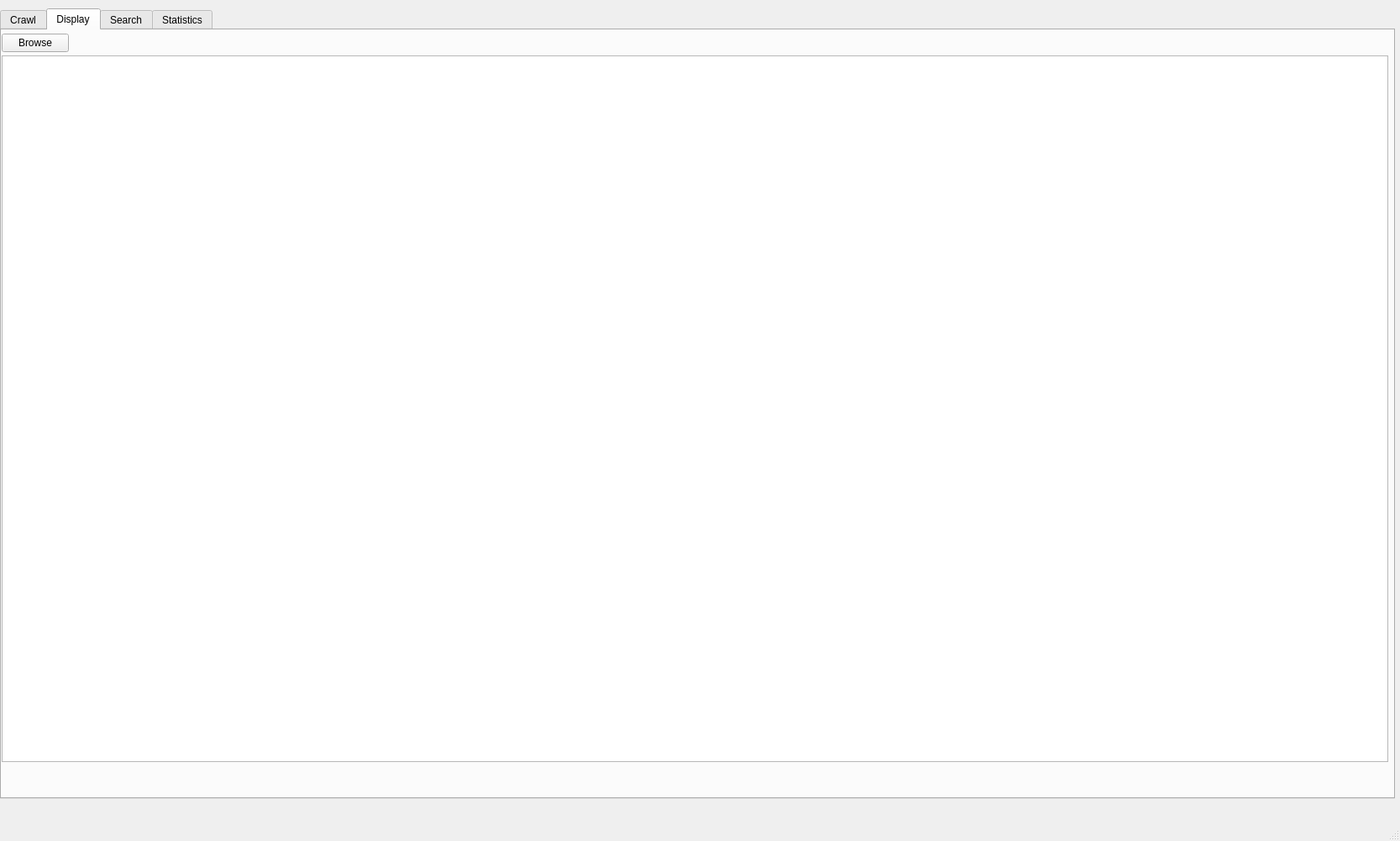
<?xml version="1.0" encoding="UTF-8"?>
<ui version="4.0">
 <class>MainWindow</class>
 <widget class="QMainWindow" name="MainWindow">
  <property name="geometry">
   <rect>
    <x>0</x>
    <y>0</y>
    <width>1667</width>
    <height>1001</height>
   </rect>
  </property>
  <property name="windowTitle">
   <string>MainWindow</string>
  </property>
  <widget class="QWidget" name="centralwidget">
   <widget class="QTabWidget" name="Tab">
    <property name="geometry">
     <rect>
      <x>0</x>
      <y>10</y>
      <width>1661</width>
      <height>941</height>
     </rect>
    </property>
    <property name="currentIndex">
     <number>1</number>
    </property>
    <widget class="QWidget" name="tab">
     <attribute name="title">
      <string>Crawl</string>
     </attribute>
     <widget class="QWidget" name="verticalLayoutWidget">
      <property name="geometry">
       <rect>
        <x>0</x>
        <y>0</y>
        <width>119</width>
        <height>171</height>
       </rect>
      </property>
      <layout class="QVBoxLayout" name="verticalLayout">
       <item>
        <widget class="QLabel" name="label">
         <property name="text">
          <string>First Keyword</string>
         </property>
        </widget>
       </item>
       <item>
        <widget class="QLabel" name="label_2">
         <property name="text">
          <string>Second Keyword</string>
         </property>
        </widget>
       </item>
       <item>
        <widget class="QLabel" name="label_3">
         <property name="text">
          <string>Website source</string>
         </property>
        </widget>
       </item>
      </layout>
     </widget>
     <widget class="QPushButton" name="crawlTab_btnClick">
      <property name="geometry">
       <rect>
        <x>0</x>
        <y>320</y>
        <width>93</width>
        <height>28</height>
       </rect>
      </property>
      <property name="text">
       <string>Crawl</string>
      </property>
     </widget>
     <widget class="QWidget" name="horizontalLayoutWidget_12">
      <property name="geometry">
       <rect>
        <x>210</x>
        <y>50</y>
        <width>571</width>
        <height>71</height>
       </rect>
      </property>
      <layout class="QHBoxLayout" name="horizontalLayout_12">
       <item>
        <widget class="QLineEdit" name="lineEdit_2"/>
       </item>
      </layout>
     </widget>
     <widget class="QWidget" name="horizontalLayoutWidget_11">
      <property name="geometry">
       <rect>
        <x>210</x>
        <y>0</y>
        <width>571</width>
        <height>51</height>
       </rect>
      </property>
      <layout class="QHBoxLayout" name="horizontalLayout_11">
       <item>
        <widget class="QLineEdit" name="lineEdit"/>
       </item>
      </layout>
     </widget>
     <widget class="QWidget" name="horizontalLayoutWidget">
      <property name="geometry">
       <rect>
        <x>0</x>
        <y>170</y>
        <width>781</width>
        <height>31</height>
       </rect>
      </property>
      <layout class="QHBoxLayout" name="horizontalLayout">
       <item>
        <widget class="QRadioButton" name="radioButton_2">
         <property name="text">
          <string>CNA</string>
         </property>
        </widget>
       </item>
       <item>
        <widget class="QRadioButton" name="radioButton_3">
         <property name="text">
          <string>The Guardian</string>
         </property>
        </widget>
       </item>
       <item>
        <widget class="QRadioButton" name="radioButton">
         <property name="text">
          <string>Twitter</string>
         </property>
        </widget>
       </item>
      </layout>
     </widget>
     <widget class="QWidget" name="horizontalLayoutWidget_2">
      <property name="geometry">
       <rect>
        <x>0</x>
        <y>250</y>
        <width>781</width>
        <height>31</height>
       </rect>
      </property>
      <layout class="QHBoxLayout" name="horizontalLayout_2">
       <item>
        <widget class="QRadioButton" name="radioButton_7">
         <property name="text">
          <string>300</string>
         </property>
        </widget>
       </item>
       <item>
        <widget class="QRadioButton" name="radioButton_6">
         <property name="text">
          <string>600</string>
         </property>
        </widget>
       </item>
       <item>
        <widget class="QRadioButton" name="radioButton_12">
         <property name="text">
          <string>900</string>
         </property>
        </widget>
       </item>
       <item>
        <widget class="QRadioButton" name="radioButton_8">
         <property name="text">
          <string>1200</string>
         </property>
        </widget>
       </item>
       <item>
        <widget class="QRadioButton" name="radioButton_5">
         <property name="text">
          <string>1500</string>
         </property>
        </widget>
       </item>
      </layout>
     </widget>
     <widget class="QWidget" name="verticalLayoutWidget_2">
      <property name="geometry">
       <rect>
        <x>0</x>
        <y>200</y>
        <width>781</width>
        <height>51</height>
       </rect>
      </property>
      <layout class="QVBoxLayout" name="verticalLayout_2">
       <item>
        <widget class="QLabel" name="label_4">
         <property name="text">
          <string>Number of pages to crawl</string>
         </property>
        </widget>
       </item>
      </layout>
     </widget>
     <widget class="QWidget" name="horizontalLayoutWidget_3">
      <property name="geometry">
       <rect>
        <x>0</x>
        <y>280</y>
        <width>781</width>
        <height>31</height>
       </rect>
      </property>
      <layout class="QHBoxLayout" name="horizontalLayout_3">
       <item>
        <widget class="QRadioButton" name="radioButton_9">
         <property name="text">
          <string>1800</string>
         </property>
        </widget>
       </item>
       <item>
        <widget class="QRadioButton" name="radioButton_10">
         <property name="text">
          <string>2100</string>
         </property>
        </widget>
       </item>
       <item>
        <widget class="QRadioButton" name="radioButton_11">
         <property name="text">
          <string>2400</string>
         </property>
        </widget>
       </item>
       <item>
        <widget class="QRadioButton" name="radioButton_13">
         <property name="text">
          <string>2700</string>
         </property>
        </widget>
       </item>
       <item>
        <widget class="QRadioButton" name="radioButton_14">
         <property name="text">
          <string>3000</string>
         </property>
        </widget>
       </item>
      </layout>
     </widget>
    </widget>
    <widget class="QWidget" name="tab_2">
     <attribute name="title">
      <string>Display</string>
     </attribute>
     <widget class="QWidget" name="horizontalLayoutWidget_4">
      <property name="geometry">
       <rect>
        <x>0</x>
        <y>0</y>
        <width>1651</width>
        <height>31</height>
       </rect>
      </property>
      <layout class="QHBoxLayout" name="horizontalLayout_4">
       <item>
        <widget class="QPushButton" name="displayTab_browseClick">
         <property name="text">
          <string>Browse</string>
         </property>
        </widget>
       </item>
       <item>
        <spacer name="horizontalSpacer">
         <property name="orientation">
          <enum>Qt::Horizontal</enum>
         </property>
         <property name="sizeHint" stdset="0">
          <size>
           <width>40</width>
           <height>20</height>
          </size>
         </property>
        </spacer>
       </item>
      </layout>
     </widget>
     <widget class="QTableView" name="tableView">
      <property name="geometry">
       <rect>
        <x>0</x>
        <y>30</y>
        <width>1651</width>
        <height>841</height>
       </rect>
      </property>
     </widget>
     <widget class="QLabel" name="label_11">
      <property name="geometry">
       <rect>
        <x>1480</x>
        <y>880</y>
        <width>171</width>
        <height>31</height>
       </rect>
      </property>
      <property name="text">
       <string/>
      </property>
     </widget>
    </widget>
    <widget class="QWidget" name="tab_3">
     <attribute name="title">
      <string>Search</string>
     </attribute>
     <widget class="QWidget" name="verticalLayoutWidget_6">
      <property name="geometry">
       <rect>
        <x>210</x>
        <y>0</y>
        <width>571</width>
        <height>81</height>
       </rect>
      </property>
      <layout class="QVBoxLayout" name="verticalLayout_6">
       <item>
        <widget class="QLineEdit" name="lineEdit_3"/>
       </item>
       <item>
        <widget class="QLineEdit" name="lineEdit_4"/>
       </item>
      </layout>
     </widget>
     <widget class="QWidget" name="verticalLayoutWidget_3">
      <property name="geometry">
       <rect>
        <x>0</x>
        <y>0</y>
        <width>160</width>
        <height>161</height>
       </rect>
      </property>
      <layout class="QVBoxLayout" name="verticalLayout_3">
       <item>
        <widget class="QLabel" name="label_5">
         <property name="text">
          <string>First Keyword</string>
         </property>
        </widget>
       </item>
       <item>
        <widget class="QLabel" name="label_6">
         <property name="text">
          <string>Second Keyword</string>
         </property>
        </widget>
       </item>
       <item>
        <widget class="QLabel" name="label_7">
         <property name="text">
          <string>Browse first csv file</string>
         </property>
        </widget>
       </item>
       <item>
        <widget class="QLabel" name="label_8">
         <property name="text">
          <string>Browse second csv file</string>
         </property>
        </widget>
       </item>
      </layout>
     </widget>
     <widget class="QWidget" name="horizontalLayoutWidget_9">
      <property name="geometry">
       <rect>
        <x>210</x>
        <y>120</y>
        <width>571</width>
        <height>41</height>
       </rect>
      </property>
      <layout class="QHBoxLayout" name="horizontalLayout_9">
       <item>
        <widget class="QPushButton" name="searchTab_secondCsvBrowseClick">
         <property name="text">
          <string>Browse</string>
         </property>
        </widget>
       </item>
       <item>
        <spacer name="horizontalSpacer_6">
         <property name="orientation">
          <enum>Qt::Horizontal</enum>
         </property>
         <property name="sizeHint" stdset="0">
          <size>
           <width>40</width>
           <height>20</height>
          </size>
         </property>
        </spacer>
       </item>
      </layout>
     </widget>
     <widget class="QWidget" name="horizontalLayoutWidget_8">
      <property name="geometry">
       <rect>
        <x>210</x>
        <y>80</y>
        <width>571</width>
        <height>41</height>
       </rect>
      </property>
      <layout class="QHBoxLayout" name="horizontalLayout_8">
       <item>
        <widget class="QPushButton" name="searchTab_firstCsvBrowseClick">
         <property name="text">
          <string>Browse</string>
         </property>
        </widget>
       </item>
       <item>
        <spacer name="horizontalSpacer_5">
         <property name="orientation">
          <enum>Qt::Horizontal</enum>
         </property>
         <property name="sizeHint" stdset="0">
          <size>
           <width>40</width>
           <height>20</height>
          </size>
         </property>
        </spacer>
       </item>
      </layout>
     </widget>
     <widget class="QTableView" name="tableView_2">
      <property name="geometry">
       <rect>
        <x>0</x>
        <y>160</y>
        <width>1651</width>
        <height>341</height>
       </rect>
      </property>
     </widget>
     <widget class="QTableView" name="tableView_4">
      <property name="geometry">
       <rect>
        <x>0</x>
        <y>540</y>
        <width>1651</width>
        <height>341</height>
       </rect>
      </property>
     </widget>
     <widget class="QLabel" name="label_9">
      <property name="geometry">
       <rect>
        <x>1541</x>
        <y>500</y>
        <width>111</width>
        <height>39</height>
       </rect>
      </property>
      <property name="text">
       <string/>
      </property>
     </widget>
     <widget class="QLabel" name="label_10">
      <property name="geometry">
       <rect>
        <x>1531</x>
        <y>880</y>
        <width>121</width>
        <height>39</height>
       </rect>
      </property>
      <property name="text">
       <string/>
      </property>
     </widget>
    </widget>
    <widget class="QWidget" name="tab_4">
     <attribute name="title">
      <string>Statistics</string>
     </attribute>
     <widget class="QWidget" name="verticalLayoutWidget_4">
      <property name="geometry">
       <rect>
        <x>0</x>
        <y>0</y>
        <width>229</width>
        <height>71</height>
       </rect>
      </property>
      <layout class="QVBoxLayout" name="verticalLayout_4">
       <item>
        <widget class="QLabel" name="label_12">
         <property name="text">
          <string>Top 10 Retweets and Favourites</string>
         </property>
        </widget>
       </item>
       <item>
        <widget class="QLabel" name="label_13">
         <property name="text">
          <string>Top 10 Retweets and Favourites</string>
         </property>
        </widget>
       </item>
      </layout>
     </widget>
     <widget class="QWidget" name="horizontalLayoutWidget_7">
      <property name="geometry">
       <rect>
        <x>210</x>
        <y>80</y>
        <width>571</width>
        <height>31</height>
       </rect>
      </property>
      <layout class="QHBoxLayout" name="horizontalLayout_7">
       <item>
        <widget class="QPushButton" name="statisticsTab_clearClick">
         <property name="text">
          <string>Clear All</string>
         </property>
        </widget>
       </item>
       <item>
        <spacer name="horizontalSpacer_4">
         <property name="orientation">
          <enum>Qt::Horizontal</enum>
         </property>
         <property name="sizeHint" stdset="0">
          <size>
           <width>40</width>
           <height>20</height>
          </size>
         </property>
        </spacer>
       </item>
      </layout>
     </widget>
     <widget class="QTableView" name="tableView_3">
      <property name="geometry">
       <rect>
        <x>0</x>
        <y>110</y>
        <width>1651</width>
        <height>761</height>
       </rect>
      </property>
     </widget>
     <widget class="QWidget" name="horizontalLayoutWidget_5">
      <property name="geometry">
       <rect>
        <x>210</x>
        <y>0</y>
        <width>571</width>
        <height>31</height>
       </rect>
      </property>
      <layout class="QHBoxLayout" name="horizontalLayout_5">
       <item>
        <widget class="QPushButton" name="statisticsTab_firstCsvBrowseClick">
         <property name="text">
          <string>Browse</string>
         </property>
        </widget>
       </item>
       <item>
        <spacer name="horizontalSpacer_2">
         <property name="orientation">
          <enum>Qt::Horizontal</enum>
         </property>
         <property name="sizeHint" stdset="0">
          <size>
           <width>40</width>
           <height>20</height>
          </size>
         </property>
        </spacer>
       </item>
      </layout>
     </widget>
     <widget class="QWidget" name="horizontalLayoutWidget_6">
      <property name="geometry">
       <rect>
        <x>210</x>
        <y>40</y>
        <width>571</width>
        <height>31</height>
       </rect>
      </property>
      <layout class="QHBoxLayout" name="horizontalLayout_6">
       <item>
        <widget class="QPushButton" name="statisticsTab_secondCsvBrowseClick">
         <property name="text">
          <string>Browse</string>
         </property>
        </widget>
       </item>
       <item>
        <spacer name="horizontalSpacer_3">
         <property name="orientation">
          <enum>Qt::Horizontal</enum>
         </property>
         <property name="sizeHint" stdset="0">
          <size>
           <width>40</width>
           <height>20</height>
          </size>
         </property>
        </spacer>
       </item>
      </layout>
     </widget>
    </widget>
   </widget>
  </widget>
  <widget class="QMenuBar" name="menubar">
   <property name="geometry">
    <rect>
     <x>0</x>
     <y>0</y>
     <width>1667</width>
     <height>21</height>
    </rect>
   </property>
  </widget>
  <widget class="QStatusBar" name="statusbar"/>
 </widget>
 <resources/>
 <connections/>
</ui>
